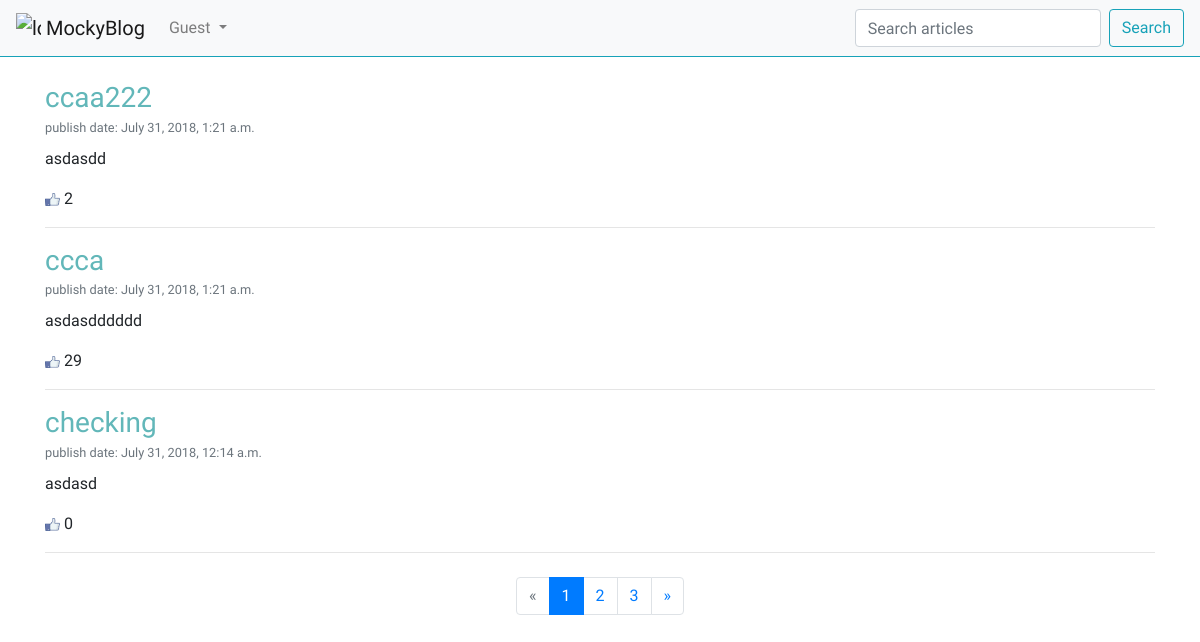
Before: / with the older database file.
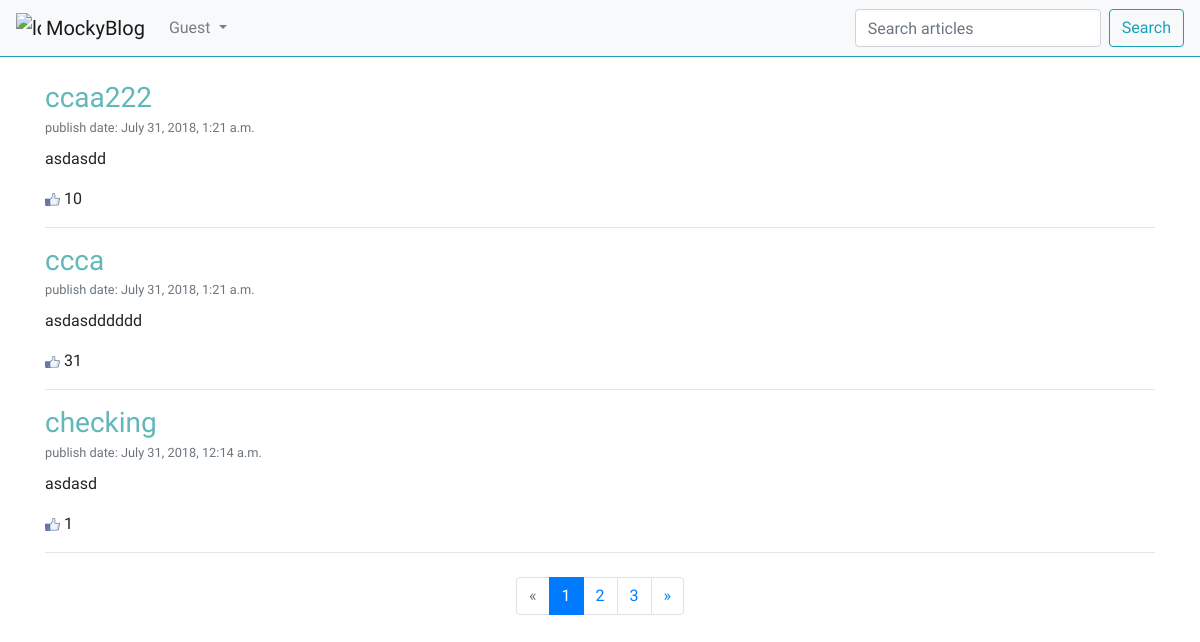
After: the same page with the newer database file.
### article/models.py (models this page shows, shortened)
class Article(models.Model):
    class Meta:
        db_table = "Article"
    article_title = models.CharField(max_length=200)
    article_text = models.TextField()
    article_date = models.DateTimeField(null=True)
    article_likes = models.IntegerField(default=0)

### article/views.py (the view)
# urls.py: url(r'^page/(\d+)/$', views.articles, name="post_with_pages"),
def articles(request, page_number=1):
    all_articles = Article.objects.all()[::-1]
    current_page = Paginator(all_articles, 3)
    return render(request, template_name='article/articles.html',
                  context={
                      'articles': current_page.page(page_number),
                      'user': auth.get_user(request)
                  })

### article/templates/article/articles.html (shortened to what the changed rows need)
{% extends 'index.html' %}
{% load static %}
{% block article %}
    <main>
        {% if search_res %}
            <div class="container mt-4">
                {% for article in search_res %}
                    <h3 class="mb-0 pb-0">
                        <a style="color: #62B7B9" href="/article/{{ article.id }}/">{{ article.article_title }}</a>
                    </h3>
                    <small class="text-muted mt-0 pt-0">publish date: {{ article.article_date }}</small>
                    <div class="article_text mt-2 mb-0">
                        {% if article.article_text|length < 300 %}
                            <p> {{ article.article_text }}</p>
                        {% else %}
                            <p>
                                {{ article.article_text|slice:"0:300" }}
                                <a style="color: #62B7B9" href="/article/{{ article.id }}/">Read more...</a>
                            </p>
                        {% endif %}
                    </div>
                    <div class="mt-0">
                        <a href="/article/addlike/{{ article.id }}/">
                            <img src='{% static "likes.png" %}' width="15" alt="likes">
                        </a>
                        {{ article.article_likes }}
                    </div>
                    <hr>
                {% endfor %}
            </div>
            <div class="container mt-4">
                <nav aria-label="Page navigation">
                    <ul class="pagination justify-content-center">
                        {% if search_res.has_previous %}
                            <li class="page-item">
                                <a class="page-link" href="/find/{{ search_res.previous_page_number }}/?q={{ q }}"
                                   aria-label="Previous">
                                    <span aria-hidden="true">&laquo;</span>
                                    <span class="sr-only">Previous</span>
                                </a>
                            </li>
                        {% else %}
                            <li class="page-item disabled">
                                <a class="page-link" href="" aria-label="Previous">
                                    <span aria-hidden="true">&laquo;</span>
                                    <span class="sr-only">Previous</span>
                                </a>
                            </li>
                        {% endif %}
                        {% for page in search_res.paginator.page_range %}
                            {% if page == search_res.number %}
                                <li class="page-item active">
                                    <a class="page-link" href="/find/{{ page }}//?q={{ q }}">
                                        {{ page }}
                                        <span class="sr-only">(current)</span>
                                    </a>
                                </li>
                            {% else %}
                                <li class="page-item"><a href="/find/{{ page }}/?q={{ q }}"
                                                         class="page-link">{{ page }}</a></li>
                            {% endif %}
                        {% endfor %}
                        {% if search_res.has_next %}
                            <li class="page-item">
                                <a class="page-link" href="/find/{{ search_res.next_page_number }}/?q={{ q }}">&raquo;</a>
                            </li>
                        {% else %}
                            <li class="page-item disabled">
                                <a class="page-link" href="">&raquo;</a>
                            </li>
                        {% endif %}
                    </ul>
                </nav>
            </div>
        {% else %}
            <div class="container mt-4">
                {% for article in articles %}
                    <h3 class="mb-0 pb-0">
                        <a style="color: #62B7B9" href="/article/{{ article.id }}/">{{ article.article_title }}</a>
                    </h3>
                    <small class="text-muted mt-0 pt-0">publish date: {{ article.article_date }}</small>
                    <div class="article_text mt-2 mb-0">
                        {% if article.article_text|length < 300 %}
                            <p> {{ article.article_text }}</p>
                        {% else %}
                            <p>
                                {{ article.article_text|slice:"0:300" }}
                                <a style="color: #62B7B9" href="/article/{{ article.id }}">Read more...</a>
                            </p>
                        {% endif %}
                    </div>
                    <div class="mt-0">
                        <a href="/article/addlike/{{ article.id }}/">
                            <img src='{% static "likes.png" %}' width="15" alt="likes">
                        </a>
                        {{ article.article_likes }}
                    </div>
                    <hr>
                {% endfor %}
            </div>
        {% endif %}
    </main>
{% endblock %}

Changed rows visible on the page:
changed Article "ccaa222": article_likes "2" → "10"
changed Article "ccca": article_likes "29" → "31"
changed Article "checking": article_likes "0" → "1"
